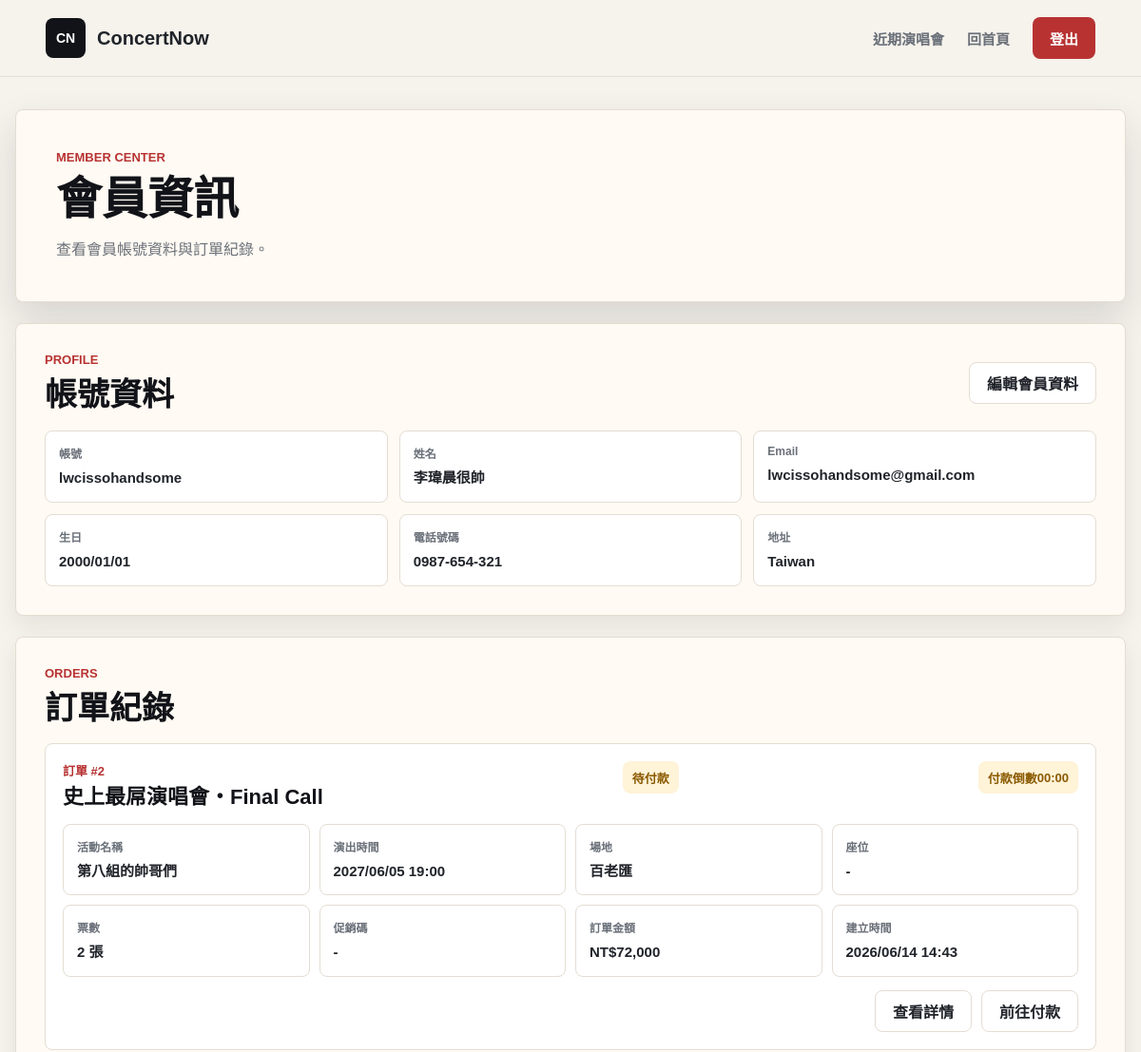
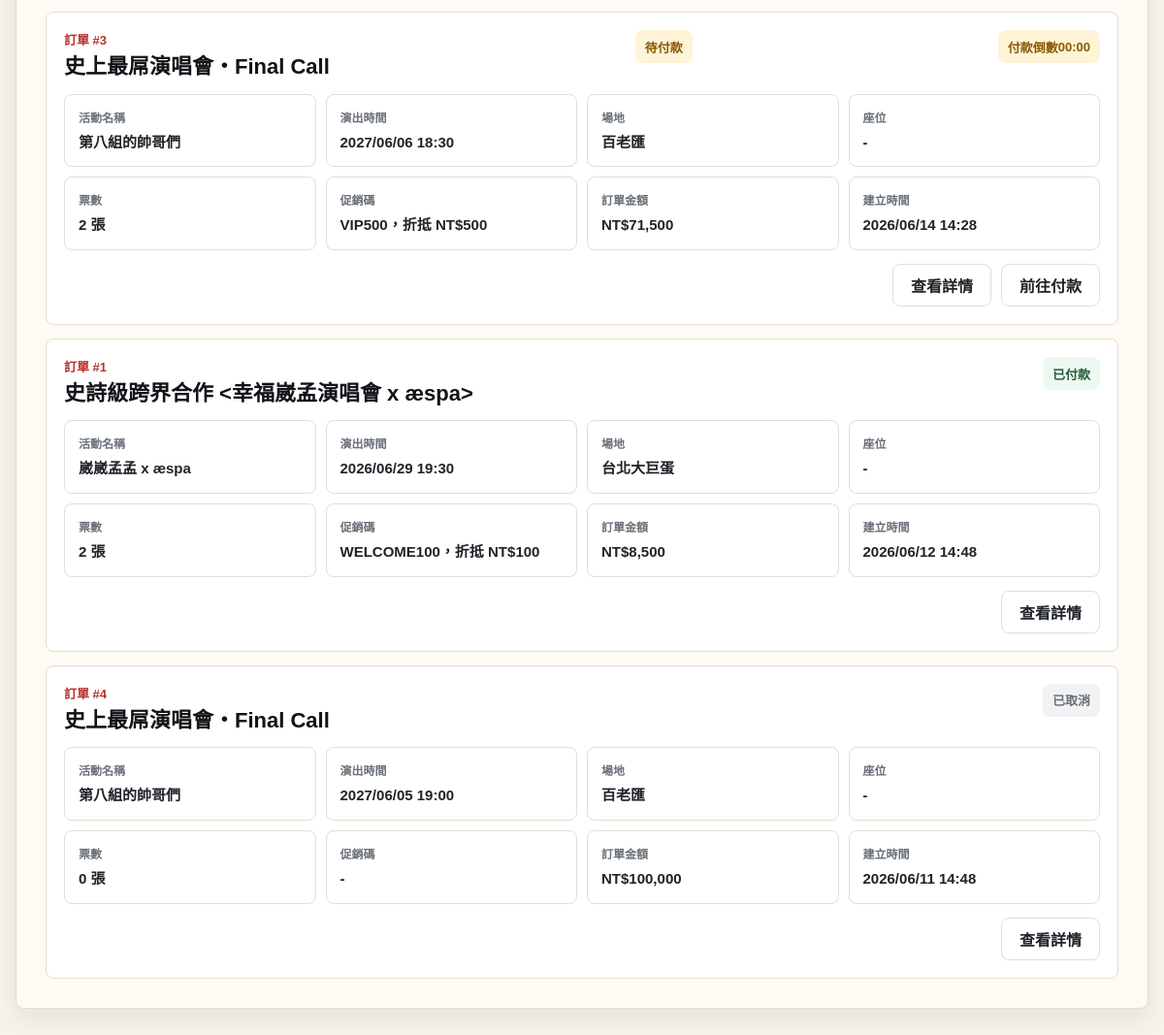
The page /customer/member.php (signed in) on the database its author committed (2 pictures, top to bottom).
### tables this page shows
CREATE TABLE User (
    user_id INT AUTO_INCREMENT PRIMARY KEY,
    username VARCHAR(50) NOT NULL UNIQUE,
    real_name VARCHAR(50) NOT NULL,
    birth_date DATETIME NOT NULL,
    phone_num VARCHAR(20) NOT NULL,
    id_number VARCHAR(20) NOT NULL UNIQUE,
    email VARCHAR(100) NOT NULL,
    user_address VARCHAR(255) NULL,
    password VARCHAR(255) NOT NULL,
    role ENUM('customer', 'manager') DEFAULT 'customer',
    created_at TIMESTAMP DEFAULT CURRENT_TIMESTAMP
);

CREATE TABLE Orders (
    order_id INT AUTO_INCREMENT PRIMARY KEY,
    user_id INT,
    show_id INT,
    promo_id INT NULL,                      
    total_price INT NOT NULL,               
    status ENUM('pending_payment', 'paid', 'cancelled') DEFAULT 'pending_payment',
    payment_method VARCHAR(30) NULL,         
    delivery_method VARCHAR(30) NULL,        
    created_at TIMESTAMP DEFAULT CURRENT_TIMESTAMP,
    FOREIGN KEY (user_id) REFERENCES User(user_id),
    FOREIGN KEY (show_id) REFERENCES ShowDate(show_id),
    FOREIGN KEY (promo_id) REFERENCES PromoCode(promo_id) ON DELETE SET NULL
);

CREATE TABLE Concert (
    concert_id INT AUTO_INCREMENT PRIMARY KEY,
    organizer_id INT NULL,                           
    artist VARCHAR(100) NOT NULL,                     
    title VARCHAR(255) NOT NULL,                      
    venue VARCHAR(100) NOT NULL,                      
    concert_address VARCHAR(255) NOT NULL,                    
    image VARCHAR(255),                               
    sale_start DATETIME NOT NULL,                     
    sale_end DATETIME NOT NULL,                       
    description TEXT,                                 
    notice TEXT,                                      
    created_at TIMESTAMP DEFAULT CURRENT_TIMESTAMP,
    FOREIGN KEY (organizer_id) REFERENCES Organizer(organizer_id) ON DELETE SET NULL
);

CREATE TABLE ShowDate (
    show_id INT AUTO_INCREMENT PRIMARY KEY,
    concert_id INT NOT NULL,                          
    show_datetime DATETIME NOT NULL,                  
    status VARCHAR(50) DEFAULT 'available',           
    FOREIGN KEY (concert_id) REFERENCES Concert(concert_id) ON DELETE CASCADE
);

CREATE TABLE PromoCode (
    promo_id INT AUTO_INCREMENT PRIMARY KEY,
    code_name VARCHAR(50) NOT NULL UNIQUE,  
    discount_amount INT NOT NULL,           
    usage_limit INT NULL,                   
    starts_at DATETIME NULL,                
    expires_at DATETIME NULL,               
    is_active BOOLEAN DEFAULT TRUE,         
    created_at TIMESTAMP DEFAULT CURRENT_TIMESTAMP,
    updated_at TIMESTAMP DEFAULT CURRENT_TIMESTAMP ON UPDATE CURRENT_TIMESTAMP
);

### includes/order_expiration.php (called while the page is built, shortened)
<?php
function orderPaymentDeadlineTimestamp($createdAt)
{
    try {
        $createdDateTime = new DateTimeImmutable((string) $createdAt, new DateTimeZone(ORDER_PAYMENT_TIMEZONE));
    } catch (Exception $exception) {
        return null;
    }
    return $createdDateTime->getTimestamp() + ORDER_PAYMENT_TIMEOUT_SECONDS;
}
function orderPaymentSecondsRemaining($createdAt)
{
    $deadlineTimestamp = orderPaymentDeadlineTimestamp($createdAt);
    $nowTimestamp = (new DateTimeImmutable('now', new DateTimeZone(ORDER_PAYMENT_TIMEZONE)))->getTimestamp();
    return max(0, $deadlineTimestamp - $nowTimestamp);
}

### customer/member.php (the view, shortened to what this page needs)
<?php
require_once __DIR__ . '/../includes/db_config.php';
require_once __DIR__ . '/../includes/order_expiration.php';
function h($value) {
    return htmlspecialchars((string) $value, ENT_QUOTES, 'UTF-8');
}
function memberDateTimeText($value) {
    $timestamp = strtotime((string) $value);
    return $timestamp ? date('Y/m/d H:i', $timestamp) : (string) $value;
}
function memberDateText($value) {
    $timestamp = strtotime((string) $value);
    return $timestamp ? date('Y/m/d', $timestamp) : (string) $value;
}
function orderStatusText($status) {
    $labels = [
        'pending_payment' => '待付款',
        'paid' => '已付款',
        'cancelled' => '已取消',
    ];
    return $labels[$status] ?? (string) $status;
}
function orderStatusClass($status) {
    $classes = [
        'pending_payment' => 'is-pending',
        'paid' => 'is-paid',
        'cancelled' => 'is-cancelled',
    ];
    return $classes[$status] ?? 'is-unknown';
}
$stylePath = __DIR__ . '/../assets/css/style.css';
$styleVersion = file_exists($stylePath) ? filemtime($stylePath) : time();
$customerId = (int) $_SESSION['customer_id'];
$member = null;
$orders = [];
$pageError = null;
if ($pdo === null) {
    $pageError = '目前無法連線到資料庫，請確認 MAMP / MySQL 已啟動，且 includes/db_config.php 設定正確。';
} else {
    try {
        $memberStatement = $pdo->prepare(
            'SELECT user_id, username, real_name, birth_date, phone_num, id_number, email, user_address, role, created_at
             FROM `User`
             WHERE user_id = :user_id
             LIMIT 1'
        );
        $memberStatement->execute(['user_id' => $customerId]);
        $member = $memberStatement->fetch();
        $orderStatement = $pdo->prepare(
            'SELECT
                o.order_id,
                o.total_price,
                o.status,
                o.created_at,
                sd.show_datetime,
                c.artist,
                c.title,
                c.venue,
                p.code_name,
                p.discount_amount,
                COUNT(t.ticket_id) AS ticket_count,
                GROUP_CONCAT(s.seat_number ORDER BY s.seat_number SEPARATOR "、") AS seat_numbers
             FROM Orders o
             LEFT JOIN ShowDate sd ON o.show_id = sd.show_id
             LEFT JOIN Concert c ON sd.concert_id = c.concert_id
             LEFT JOIN PromoCode p ON o.promo_id = p.promo_id
             LEFT JOIN Ticket t ON o.order_id = t.order_id
             LEFT JOIN Seat s ON t.seat_id = s.seat_id
             WHERE o.user_id = :user_id
             GROUP BY
                o.order_id,
                o.total_price,
                o.status,
                o.created_at,
                sd.show_datetime,
                c.artist,
                c.title,
                c.venue,
                p.code_name,
                p.discount_amount
             ORDER BY o.created_at DESC'
        );
        $orderStatement->execute(['user_id' => $customerId]);
        $orders = $orderStatement->fetchAll();
    } catch (PDOException $exception) {
        $pageError = '會員資料讀取失敗：' . $exception->getMessage();
    }
}
?>
<!doctype html>
<html lang="zh-Hant">
<head>
    <link rel="stylesheet" href="../assets/css/style.css?v=<?= h($styleVersion) ?>">
</head>
<body>
    <header class="site-header">
        <a class="brand" href="../index.php" aria-label="ConcertNow 首頁">
            <span class="brand-mark">CN</span>
            <span>ConcertNow</span>
        </a>
        <nav class="main-nav" aria-label="主要導覽">
            <a href="../index.php#concerts">近期演唱會</a>
            <a href="../index.php">回首頁</a>
            <a class="login-button" href="logout.php">登出</a>
        </nav>
    </header>
    <main class="member-main">
        <section class="member-hero" aria-labelledby="member-title">
            <div>
                <p class="member-kicker">Member Center</p>
                <h1 id="member-title">會員資訊</h1>
                <span>查看會員帳號資料與訂單紀錄。</span>
            </div>
        </section>
        <?php if ($pageError): ?>
            <section class="member-panel">
                <p class="member-alert"><?= h($pageError) ?></p>
            </section>
        <?php elseif ($member): ?>
            <section class="member-panel" aria-labelledby="profile-title">
                <div class="member-section-heading">
                    <div class="member-section-title">
                        <p>Profile</p>
                        <h2 id="profile-title">帳號資料</h2>
                    </div>
                    <a class="secondary-action" href="edit_member.php">編輯會員資料</a>
                </div>
                <dl class="member-info-grid">
                    <div>
                        <dt>帳號</dt>
                        <dd><?= h($member['username']) ?></dd>
                    </div>
                    <div>
                        <dt>姓名</dt>
                        <dd><?= h($member['real_name']) ?></dd>
                    </div>
                    <div>
                        <dt>Email</dt>
                        <dd><?= h($member['email']) ?></dd>
                    </div>
                    <div>
                        <dt>生日</dt>
                        <dd><?= h(memberDateText($member['birth_date'])) ?></dd>
                    </div>
                    <div>
                        <dt>電話號碼</dt>
                        <dd><?= h($member['phone_num']) ?></dd>
                    </div>
                    <div>
                        <dt>地址</dt>
                        <dd><?= h($member['user_address'] ?: '-') ?></dd>
                    </div>
                </dl>
            </section>
            <section class="member-panel" aria-labelledby="orders-title">
                <div class="member-section-title">
                    <p>Orders</p>
                    <h2 id="orders-title">訂單紀錄</h2>
                </div>
                <?php if (!$orders): ?>
                    <p class="member-empty">目前沒有訂單紀錄。</p>
                <?php else: ?>
                    <div class="member-order-list">
                        <?php foreach ($orders as $order): ?>
                            <article class="member-order-card">
                                <div class="member-order-head">
                                    <div>
                                        <p>訂單 #<?= h($order['order_id']) ?></p>
                                        <h3>
                                            <a href="order_detail.php?order_id=<?= h($order['order_id']) ?>">
                                                <?= h($order['title'] ?? '演唱會資料已移除') ?>
                                            </a>
                                        </h3>
                                    </div>
                                    <span class="member-status <?= h(orderStatusClass($order['status'])) ?>"><?= h(orderStatusText($order['status'])) ?></span>
                                    <?php if ($order['status'] === 'pending_payment'): ?>
                                        <?php $orderSecondsRemaining = orderPaymentSecondsRemaining($order['created_at']); ?>
                                        <span class="member-status is-pending" data-order-countdown data-order-id="<?= h($order['order_id']) ?>" data-seconds="<?= h($orderSecondsRemaining) ?>">
                                            付款倒數 <strong data-countdown-text><?= h(gmdate('i:s', $orderSecondsRemaining)) ?></strong>
                                        </span>
                                    <?php endif; ?>
                                </div>
                                <dl class="member-order-info">
                                    <div>
                                        <dt>活動名稱</dt>
                                        <dd><?= h($order['artist'] ?? '-') ?></dd>
                                    </div>
                                    <div>
                                        <dt>演出時間</dt>
                                        <dd><?= h(memberDateTimeText($order['show_datetime'] ?? null)) ?></dd>
                                    </div>
                                    <div>
                                        <dt>場地</dt>
                                        <dd><?= h($order['venue'] ?? '-') ?></dd>
                                    </div>
                                    <div>
                                        <dt>座位</dt>
                                        <dd><?= h($order['seat_numbers'] ?: '-') ?></dd>
                                    </div>
                                    <div>
                                        <dt>票數</dt>
                                        <dd><?= h((int) $order['ticket_count']) ?> 張</dd>
                                    </div>
                                    <div>
                                        <dt>促銷碼</dt>
                                        <dd>
                                            <?php if ($order['code_name']): ?>
                                                <?= h($order['code_name']) ?>，折抵 NT$<?= h(number_format((int) $order['discount_amount'])) ?>
                                            <?php else: ?>
                                                -
                                            <?php endif; ?>
                                        </dd>
                                    </div>
                                    <div>
                                        <dt>訂單金額</dt>
                                        <dd>NT$<?= h(number_format((int) $order['total_price'])) ?></dd>
                                    </div>
                                    <div>
                                        <dt>建立時間</dt>
                                        <dd><?= h(memberDateTimeText($order['created_at'])) ?></dd>
                                    </div>
                                </dl>
                                <div class="member-order-actions">
                                    <a class="secondary-action" href="order_detail.php?order_id=<?= h($order['order_id']) ?>">查看詳情</a>
                                    <?php if ($order['status'] === 'pending_payment'): ?>
                                        <a class="secondary-action" href="payment.php?order_id=<?= h($order['order_id']) ?>">前往付款</a>
                                    <?php endif; ?>
                                </div>
                            </article>
                        <?php endforeach; ?>
                    </div>
                <?php endif; ?>
            </section>
        <?php endif; ?>
    </main>
</body>
</html>

### rows shown on the page
user: username "lwcissohandsome", real_name "李瑋晨很帥", email "lwcissohandsome@gmail.com", birth_date "2000/01/01", phone_num "0987-654-321", user_address "Taiwan"
orders: order_id "2", concert.title "史上最屌演唱會・Final Call", status "待付款", concert.artist "第八組的帥哥們", show.show_datetime "2027/06/05 19:00", concert.venue "百老匯", seat_numbers "-", ticket_count "2", total_price "72,000", created_at "2026/06/14 14:43"
orders: order_id "3", concert.title "史上最屌演唱會・Final Call", status "待付款", concert.artist "第八組的帥哥們", show.show_datetime "2027/06/06 18:30", concert.venue "百老匯", seat_numbers "-", ticket_count "2", promo.code_name "VIP500", promo.discount_amount "500", total_price "71,500", created_at "2026/06/14 14:28"
orders: order_id "1", concert.title "史詩級跨界合作 <幸福崴孟演唱會 x æspa>", status "已付款", concert.artist "崴崴孟孟 x æspa", show.show_datetime "2026/06/29 19:30", concert.venue "台北大巨蛋", seat_numbers "-", ticket_count "2", promo.code_name "WELCOME100", promo.discount_amount "100", total_price "8,500", created_at "2026/06/12 14:48"
orders: order_id "4", concert.title "史上最屌演唱會・Final Call", status "已取消", concert.artist "第八組的帥哥們", show.show_datetime "2027/06/05 19:00", concert.venue "百老匯", seat_numbers "-", ticket_count "0", total_price "100,000", created_at "2026/06/11 14:48"
